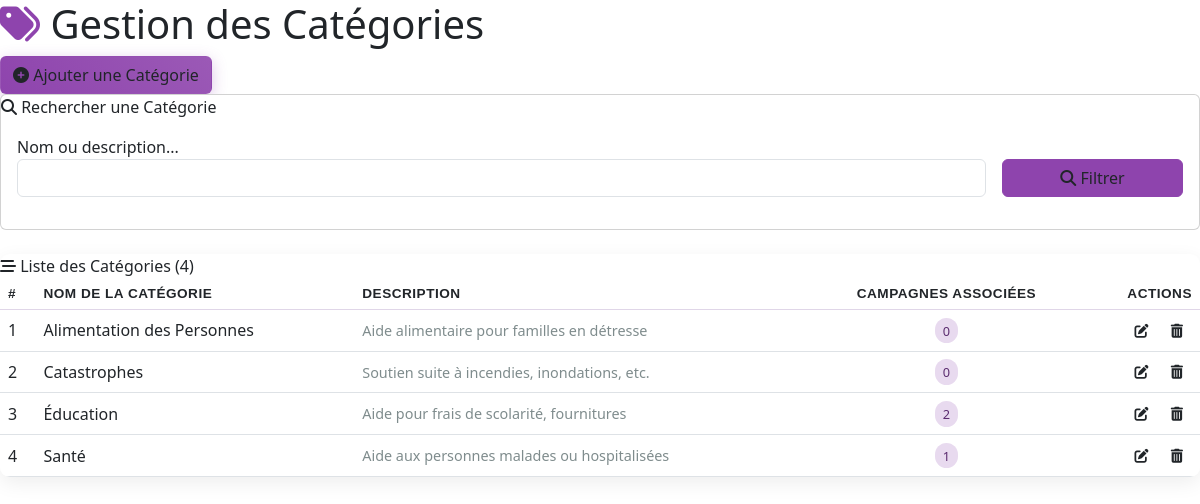
The app's page /admin/categories.php with its own data.
### tables this page shows
CREATE TABLE IF NOT EXISTS `categories` (
  `id` int NOT NULL AUTO_INCREMENT,
  `nom_categorie` varchar(100) NOT NULL,
  `description` text,
  PRIMARY KEY (`id`)
);

### admin/categories.php (the view, shortened to what this page needs)
<?php
$pdo = getPDO();
$search_categorie = isset($_GET['search_categorie']) ? sanitize($_GET['search_categorie']) : '';
$sql_categories = "SELECT c.id, c.nom_categorie, c.description, COUNT(camp.id) as nombre_campagnes
                   FROM categories c
                   LEFT JOIN campagnes camp ON c.id = camp.categorie_id";
$params_categories = [];
$sql_categories .= " GROUP BY c.id, c.nom_categorie, c.description ORDER BY c.nom_categorie ASC";
$stmt_categories = $pdo->prepare($sql_categories);
$stmt_categories->execute($params_categories);
$categories_data = $stmt_categories->fetchAll(PDO::FETCH_ASSOC);
?>
<link href="https://cdn.jsdelivr.net/npm/bootstrap@5.3.0/dist/css/bootstrap.min.css" rel="stylesheet">
<link href="https://cdnjs.cloudflare.com/ajax/libs/font-awesome/6.5.0/css/all.min.css" rel="stylesheet">
<div class="page-title-container">
    <h1><i class="fas fa-tags"></i> Gestion des Catégories</h1>
    <a href="<?= BASE_URL ?>admin/ajouter_categorie.php" class="btn btn-add-category">
        <i class="fas fa-plus-circle"></i> Ajouter une Catégorie
    </a>
</div>
<div class="card card-admin filter-bar-categories">
    <div class="card-admin-header">
        <i class="fas fa-search"></i> Rechercher une Catégorie
    </div>
    <div class="card-body">
        <form method="GET" action="categories.php" class="row g-3">
            <div class="col-md-10">
                <label for="search_categorie" class="form-label-admin">Nom ou description...</label>
                <input type="text" class="form-control form-control-admin" id="search_categorie" name="search_categorie" value="<?= htmlspecialchars($search_categorie) ?>">
            </div>
            <div class="col-md-2 d-flex align-items-end">
                <button type="submit" class="btn btn-admin-primary w-100"><i class="fas fa-search"></i> Filtrer</button>
            </div>
        </form>
    </div>
</div>
<div class="category-table-container mt-4">
    <div class="card-admin-header d-flex justify-content-between align-items-center" style="border-bottom:none; border-top-left-radius: 10px; border-top-right-radius: 10px;">
        <span><i class="fas fa-stream"></i> Liste des Catégories (<?= count($categories_data) ?>)</span>
    </div>
    <div class="table-responsive">
        <table class="table table-hover table-categories mb-0">
            <thead>
                <tr>
                    <th>#</th>
                    <th>Nom de la Catégorie</th>
                    <th>Description</th>
                    <th class="text-center">Campagnes Associées</th>
                    <th class="text-end">Actions</th>
                </tr>
            </thead>
            <tbody>
                <?php if (empty($categories_data)): ?>
                    <tr>
                        <td colspan="5" class="text-center py-4">
                            <i class="fas fa-tag fa-2x text-muted mb-2"></i><br>
                            Aucune catégorie trouvée <?= !empty($search_categorie) ? 'avec les filtres actuels.' : '.' ?>
                        </td>
                    </tr>
                <?php else: ?>
                    <?php foreach ($categories_data as $index => $cat): ?>
                    <tr>
                        <td><?= $index + 1 ?></td>
                        <td class="category-name"><?= htmlspecialchars($cat['nom_categorie']) ?></td>
                        <td class="category-description" title="<?= htmlspecialchars($cat['description'] ?: 'Aucune description') ?>">
                            <?= htmlspecialchars($cat['description'] ?: 'N/A') ?>
                        </td>
                        <td class="text-center">
                            <span class="campaign-count-badge">
                                <?= (int)$cat['nombre_campagnes'] ?>
                            </span>
                        </td>
                        <td class="text-end action-buttons">
                            <a href="<?= BASE_URL ?>admin/modifier_categorie.php?id=<?= (int)$cat['id'] ?>" class="btn btn-admin-info btn-sm" title="Modifier">
                                <i class="fas fa-edit"></i>
                            </a>
                            <form method="POST" action="categories.php" style="display:inline;" onsubmit="return confirm('Êtes-vous sûr de vouloir supprimer cette catégorie ? <?= ($cat['nombre_campagnes'] > 0) ? "Elle est utilisée par " . $cat['nombre_campagnes'] . " campagne(s) et ne pourra pas être supprimée si des campagnes l\'utilisent activement." : "" ?>');">
                                <button type="submit" class="btn btn-admin-danger btn-sm" title="Supprimer">
                                    <i class="fas fa-trash-alt"></i>
                                </button>
                            </form>
                        </td>
                    </tr>
                    <?php endforeach; ?>
                <?php endif; ?>
            </tbody>
        </table>
    </div>
</div>

### admin/categories.php (style rules this page uses)
.page-title-container h1 i { color: var(--category-icon-color); }
.btn-add-category { background: linear-gradient(45deg, var(--category-icon-color), #9B59B6); border: none; color: white; font-weight: 600; box-shadow: 0 4px 15px rgba(142, 68, 173, 0.3); transition: all 0.3s ease; }
.category-table-container { background-color: #fff; border-radius: 10px; box-shadow: 0 6px 20px rgba(0,0,0,0.07); overflow: hidden; }
.table-categories th { font-family: 'Poppins', sans-serif; font-weight: 600; background-color: var(--category-table-header-bg); color: var(--category-icon-color); border-bottom-width: 1px; border-color: #e0d6e8; padding: 0.9rem 1rem; text-transform: uppercase; font-size: 0.85em; letter-spacing: 0.5px; }
.table-categories td { vertical-align: middle; padding: 0.9rem 1rem; color: #5a5c69; }
.table-categories .category-name { font-weight: 500; color: var(--admin-primary); }
.table-categories .category-description { font-size: 0.9em; color: #7f8c8d; max-width: 400px; white-space: nowrap; overflow: hidden; text-overflow: ellipsis; }
.table-categories .campaign-count-badge { background-color: var(--category-badge-bg); color: var(--category-badge-text); padding: 0.3em 0.6em; border-radius: 50px; font-size: 0.8em; font-weight: 500; }
.filter-bar-categories .btn-admin-primary { background-color: var(--category-icon-color); border-color: var(--category-icon-color); }

### records on screen
categories: nom_categorie "Alimentation des Personnes", description "Aide alimentaire pour familles en détresse", nombre_campagnes "0"
categories: nom_categorie "Catastrophes", description "Soutien suite à incendies, inondations, etc.", nombre_campagnes "0"
categories: nom_categorie "Éducation", description "Aide pour frais de scolarité, fournitures", nombre_campagnes "2"
categories: nom_categorie "Santé", description "Aide aux personnes malades ou hospitalisées", nombre_campagnes "1"

### other values on screen
count($categories_data) "4"
